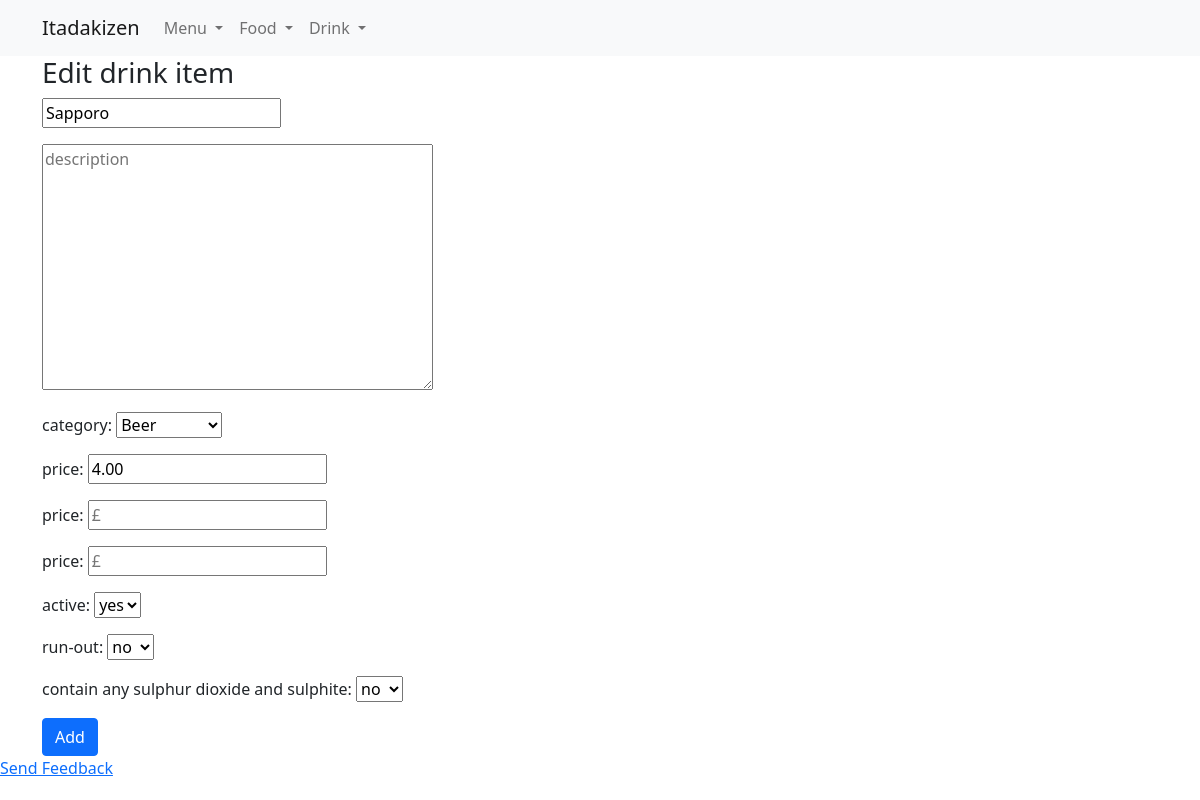
The app's page /update/drink/Sapporo with its own data.
### menu/models.py (models this page shows)
class DrinkMenuItem(models.Model):
    item_name = models.CharField(max_length=100, null=False, blank=False, primary_key=True)
    CATEGORY_CHOICES = [
        ('SOFT DRINK', 'Soft drink'),
        ('HOT DRINK', 'Hot drink'),
        ('BEER', 'Beer'),
        ('WHITE WINE', 'White wine'),
        ('RED WINE', 'Red wine'),
        ('COCKTAIL', 'Cocktail'),
        ('SAKE', 'Sake'),
        ('OTHER', 'Other'),
        ('SPECIAL', 'Special')
    ]
    category = models.CharField(max_length=50, choices=CATEGORY_CHOICES, null=False, blank=False)
    description = models.CharField(max_length=500, null=True, blank=True)
    price01 = models.DecimalField(max_digits=6, decimal_places=2, null=False, blank=False)
    price02 = models.DecimalField(max_digits=6, decimal_places=2, null=True, blank=True)
    price03 = models.DecimalField(max_digits=6, decimal_places=2, null=True, blank=True)
    active = models.BooleanField(default=True)
    runout = models.BooleanField(default=False)
    sulpher = models.BooleanField(default=False)

### menu/views.py (the view)
# urls.py: path('update/drink/<str:drink>', views.updateDrink, name='update-drink'),
def updateDrink(request, drink):
    title = "Edit drink item"
    link = "/update/drink/" + drink
    action = link
    drink_menu = DrinkMenuItem.objects.get(item_name=drink)
    if request.method == 'POST':
        drink_form = DrinkMenuItemForm(data=request.POST, instance=drink_menu)
        if drink_form.is_valid():
            drink_form.save()
            return redirect('/adddrink/success')
    else:
        drink_form = DrinkMenuItemForm(instance=drink_menu)
    return render(request, 'menu/add.html', {'form':drink_form, 'title':title, 'action':action})

### menu/templates/menu/add.html (shortened to what this page needs)
{% include "./header.html" %}
<body>
  {% include "./nav.html" %}
  <div class="container" id="form">
    <h3>{{ title }}</h3>
    <form class="addform" action="{{ action }}" method="post">
      {{ form.as_p }}
      <button type="submit" class="btn btn-primary">Add</button>
    </form>
  </div>
  {% include "./footer.html" %}
</body>

### records on screen
DrinkMenuItem: item_name "Sapporo", category "Beer", price01 "4.00", active "yes", runout "no", sulpher "no"

### other values on screen
{{ title }} "Edit drink item"
